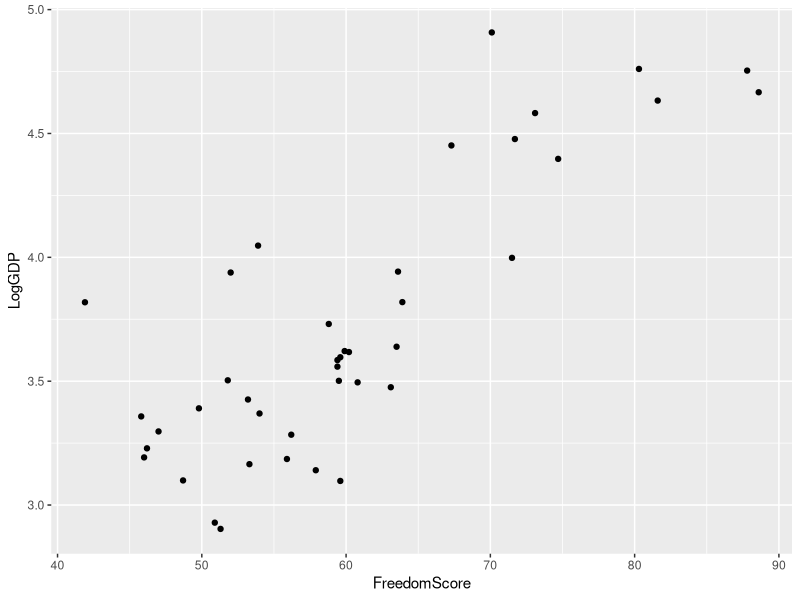
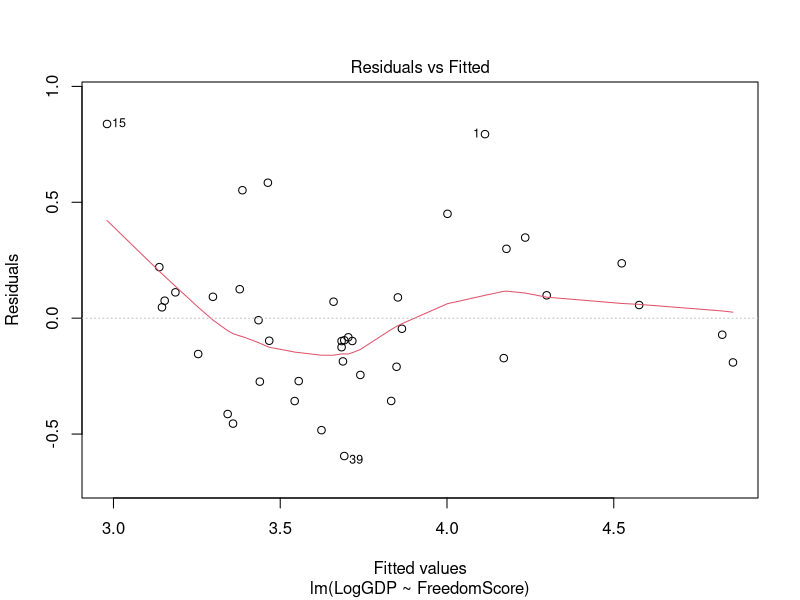
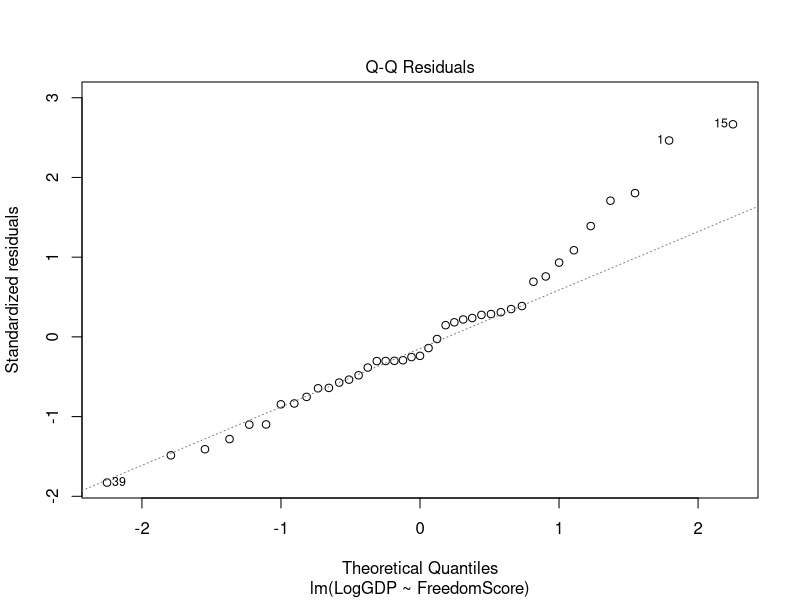
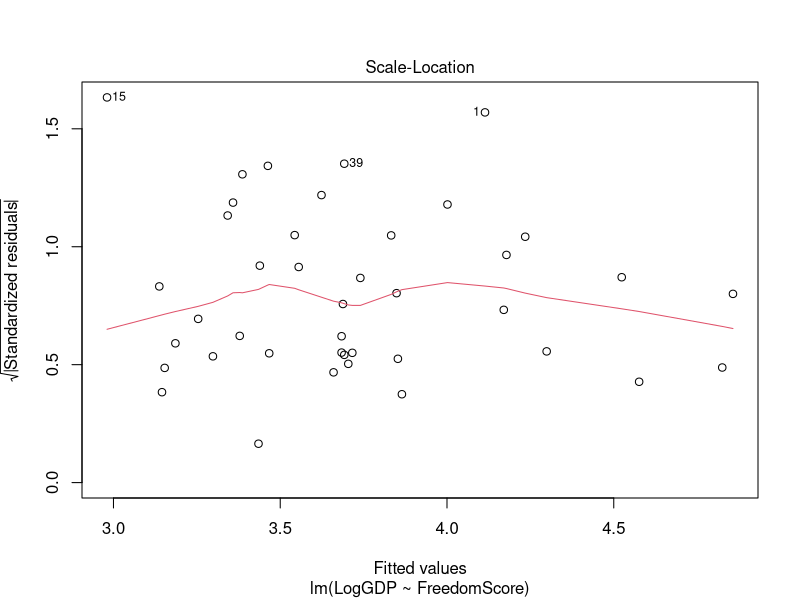
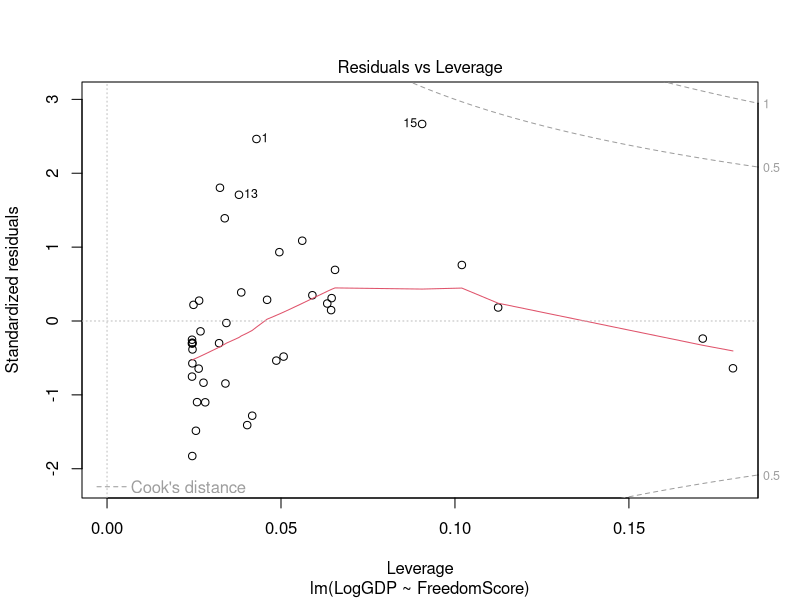

Reproduce these figures in R, in order.
library(tidyr)
gdp = read.csv("gdp_free.csv")  # read csv file
summary(gdp)

library(ggplot2)
scatterplot <- ggplot(data = gdp, mapping = aes(x = FreedomScore, y = LogGDP)) + geom_point()
scatterplot


regmodel = lm(LogGDP ~ FreedomScore, data = gdp)
summary(regmodel)
plot(regmodel)
